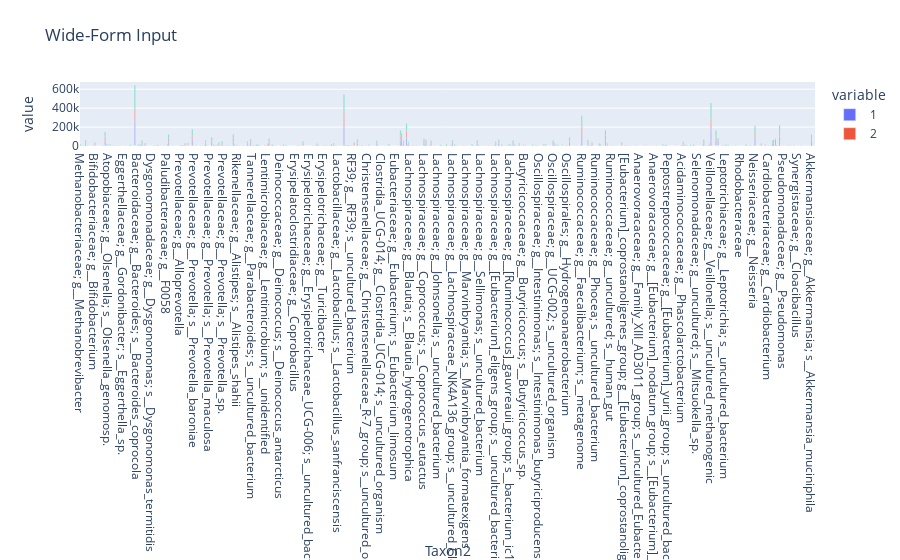

The code cell stored with this chart in its notebook:
### Code cell
import plotly.express as px

fig = px.bar(pca_plot, x="Taxon2", y=["1", "2", "3"], title="Wide-Form Input")
fig.show()

### Figure 1 — Plotly figure (JSON) as saved in the notebook; plotly's stock layout.template omitted (floating-point values rounded to 4 significant figures; data arrays with more than 128 entries replaced by an {"elided": "..."} marker saying what was removed)
{"data": [{"alignmentgroup": "True", "hovertemplate": "variable=1<br>Taxon2=%{x}<br>value=%{y}<extra></extra>", "legendgroup": "1", "marker": {"color": "#636efa"}, "name": "1", "offsetgroup": "1", "orientation": "v", "showlegend": true, "textposition": "auto", "type": "bar", "x": {"elided": "733 str values"}, "xaxis": "x", "y": {"elided": "733 int values"}, "yaxis": "y"}, {"alignmentgroup": "True", "hovertemplate": "variable=2<br>Taxon2=%{x}<br>value=%{y}<extra></extra>", "legendgroup": "2", "marker": {"color": "#EF553B"}, "name": "2", "offsetgroup": "2", "orientation": "v", "showlegend": true, "textposition": "auto", "type": "bar", "x": {"elided": "733 str values"}, "xaxis": "x", "y": {"elided": "733 int values"}, "yaxis": "y"}, {"alignmentgroup": "True", "hovertemplate": "variable=3<br>Taxon2=%{x}<br>value=%{y}<extra></extra>", "legendgroup": "3", "marker": {"color": "#00cc96"}, "name": "3", "offsetgroup": "3", "orientation": "v", "showlegend": true, "textposition": "auto", "type": "bar", "x": {"elided": "733 str values"}, "xaxis": "x", "y": {"elided": "733 int values"}, "yaxis": "y"}], "layout": {"barmode": "relative", "legend": {"title": {"text": "variable"}, "tracegroupgap": 0}, "title": {"text": "Wide-Form Input"}, "xaxis": {"anchor": "y", "domain": [0, 1], "title": {"text": "Taxon2"}}, "yaxis": {"anchor": "x", "domain": [0, 1], "title": {"text": "value"}}}}
